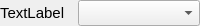
<?xml version="1.0" encoding="UTF-8"?>
<ui version="4.0">
 <class>UIComboBox</class>
 <widget class="QWidget" name="UIComboBox">
  <property name="geometry">
   <rect>
    <x>0</x>
    <y>0</y>
    <width>200</width>
    <height>26</height>
   </rect>
  </property>
  <property name="windowTitle">
   <string>Form</string>
  </property>
  <layout class="QHBoxLayout" name="horizontalLayout" stretch="1,2">
   <property name="leftMargin">
    <number>0</number>
   </property>
   <property name="topMargin">
    <number>0</number>
   </property>
   <property name="rightMargin">
    <number>0</number>
   </property>
   <property name="bottomMargin">
    <number>0</number>
   </property>
   <item>
    <widget class="QLabel" name="label">
     <property name="minimumSize">
      <size>
       <width>72</width>
       <height>0</height>
      </size>
     </property>
     <property name="font">
      <font>
       <pointsize>11</pointsize>
      </font>
     </property>
     <property name="text">
      <string>TextLabel</string>
     </property>
    </widget>
   </item>
   <item>
    <widget class="QComboBox" name="comboBox">
     <property name="font">
      <font>
       <pointsize>11</pointsize>
      </font>
     </property>
    </widget>
   </item>
  </layout>
 </widget>
 <resources/>
 <connections/>
</ui>
